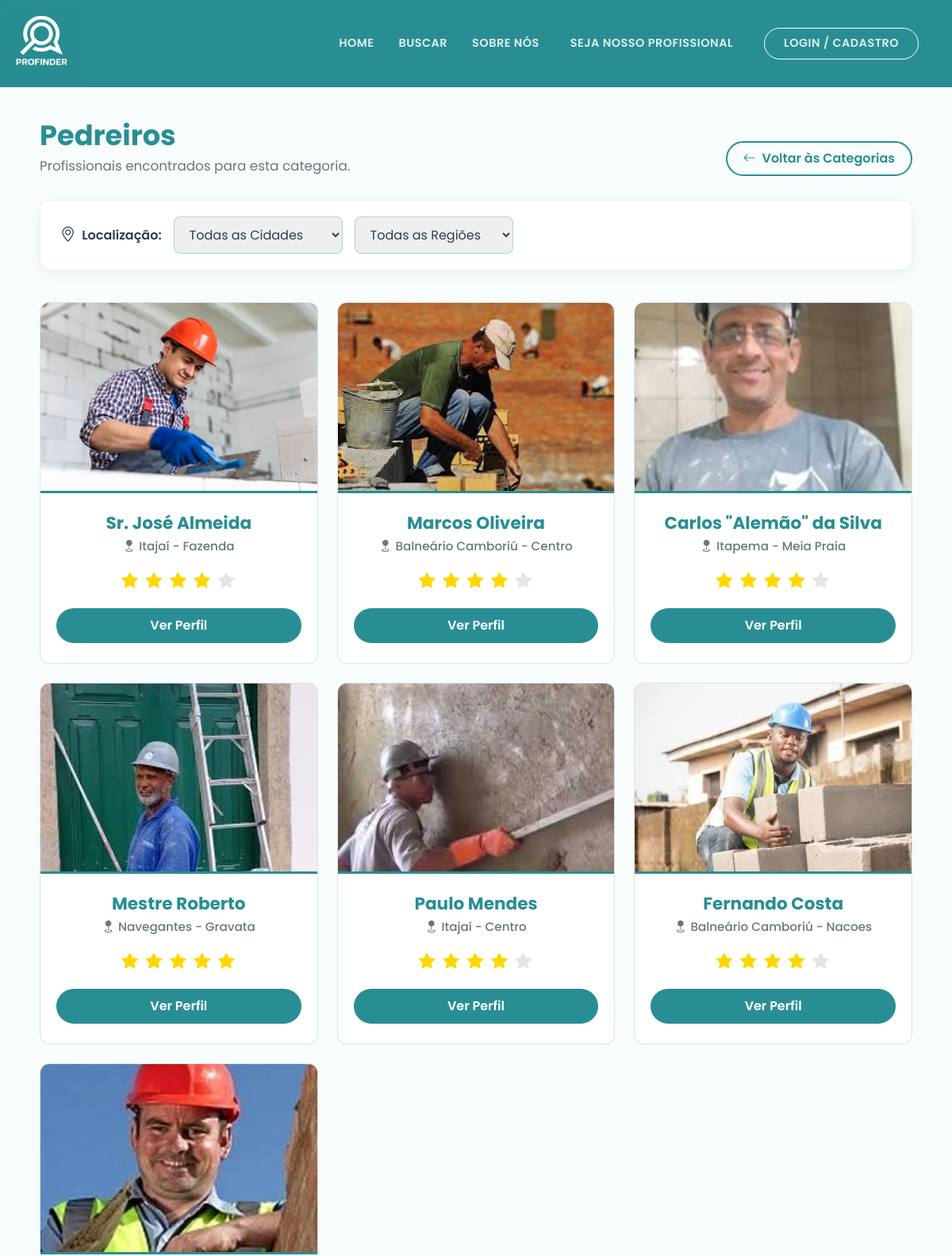
Before: /busca-profissionais/Pedreiro (upper part) with the older database file.
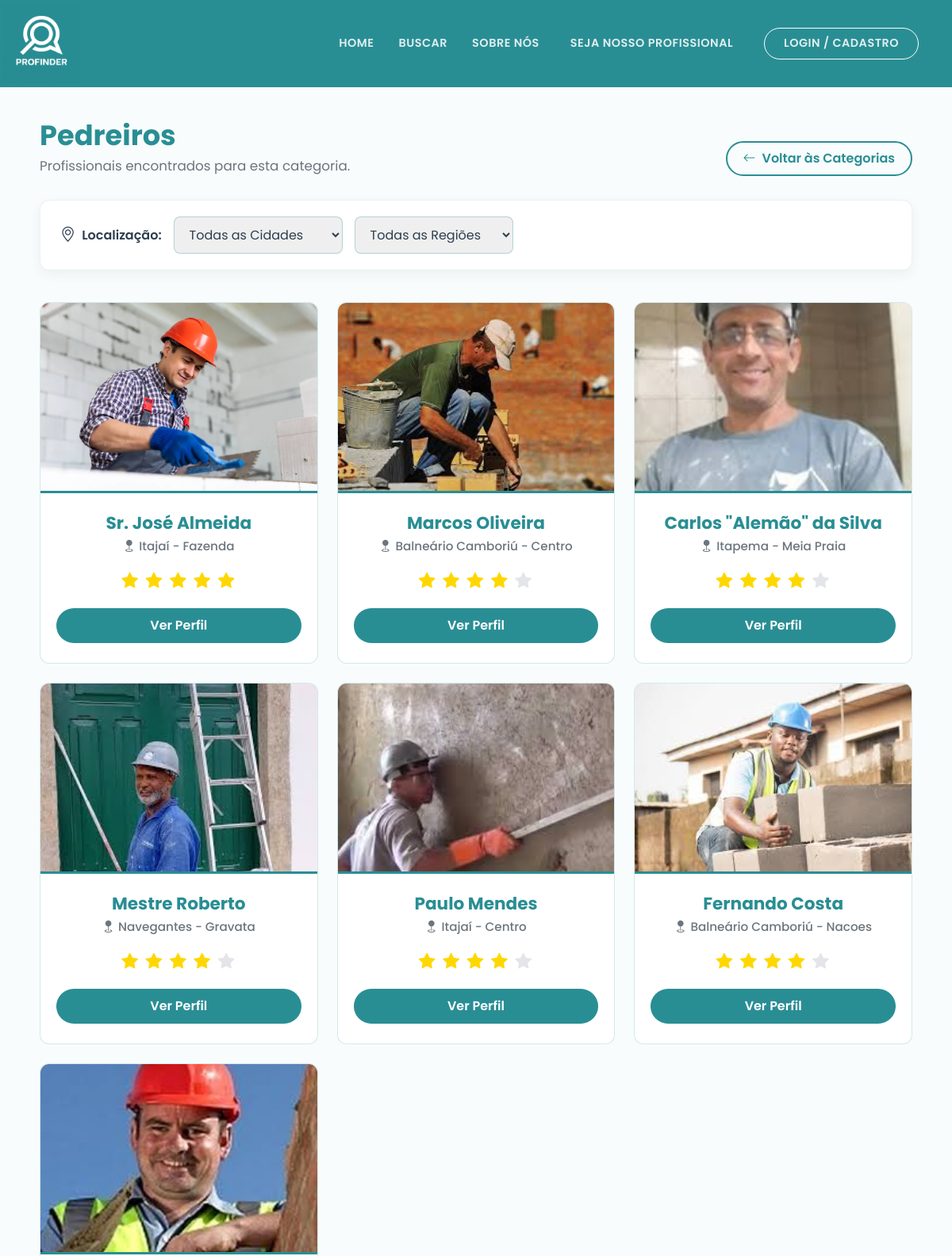
After: the same page with the newer database file.
### app.py (models this page shows, shortened)
class Profissional(db.Model, UserMixin):
    id = db.Column(db.Integer, primary_key=True)
    nome = db.Column(db.String(100), nullable=False)
    cpf = db.Column(db.String(11), unique=True, nullable=False)
    email = db.Column(db.String(120), unique=True, nullable=False)
    senha = db.Column(db.String(128), nullable=False)
    telefone = db.Column(db.String(20), nullable=True)
    profissao = db.Column(db.String(50), nullable=False)
    cidade = db.Column(db.String(100), nullable=False)
    regiao = db.Column(db.String(100), nullable=False)
    endereco_fixo = db.Column(db.String(255), nullable=True)
    descricao = db.Column(db.Text, nullable=True)
    avaliacao = db.Column(db.Float, default=5.0)
    foto = db.Column(db.String(255), default='https://cdn-icons-png.flaticon.com/512/3135/3135715.png')
    tipo_conta = db.Column(db.String(20), default='profissional')
    trabalhos = db.relationship('Portfolio', backref='profissional', lazy=True, cascade='all, delete-orphan')
    solicitacoes_recebidas = db.relationship('SolicitacaoServico', backref='profissional_solicitado', lazy=True, cascade='all, delete-orphan')

### app.py (the view)
@app.route('/busca-profissionais/<categoria>')
def busca_profissionais(categoria):
    profissionais_encontrados = Profissional.query.filter_by(profissao=categoria).all()
    return render_template('busca_profissionais.html', profissionais=profissionais_encontrados, categoria=categoria)

### app/templates/busca_profissionais.html (shortened to what the changed rows need)
<!DOCTYPE html>
<html lang="pt-BR">
<head>
    <link href="https://cdn.jsdelivr.net/npm/bootstrap@5.3.2/dist/css/bootstrap.min.css" rel="stylesheet">
    <link rel="stylesheet" href="https://cdn.jsdelivr.net/npm/bootstrap-icons@1.11.1/font/bootstrap-icons.css">
</head>
<body>
    <main class="container main-container">
        {% set plurais = {
        'Pedreiro': 'Pedreiros',
        'Pintor': 'Pintores',
        'Eletricista': 'Eletricistas',
        'Encanador': 'Encanadores',
        'Diarista': 'Diaristas',
        'Montador de Móveis': 'Montadores de Móveis',
        'Jardineiro': 'Jardineiros',
        'Carpinteiro': 'Carpinteiros',
        'Mecânico': 'Mecânicos',
        'Técnico de Informática': 'Técnicos de Informática'
        } %}
        {% set titulo_plural = plurais.get(categoria, categoria ~ 's') %}
        <div class="cabecalho-busca">
            <div>
                <h1 class="titulo-resultados">{{ titulo_plural }}</h1>
            </div>
        </div>
        <div class="row row-cols-1 row-cols-md-2 row-cols-lg-3 g-4">
            {% if profissionais %}
            {% for pro in profissionais %}
            <div class="col card-item-pro" data-cidade="{{ pro.cidade }}" data-regiao="{{ pro.regiao }}">
                <div class="card-profissional">
                    <div class="foto-container">
                        <img src="{{ pro.foto }}" alt="Foto de {{ pro.nome }}">
                    </div>
                    <div class="card-body-custom">
                        <h3 class="nome-profissional">{{ pro.nome }}</h3>
                        <p class="localizacao-profissional">
                            <i class="bi bi-geo-fill"></i>
                            {% if pro.regiao == 'todas' %}
                            {{ pro.cidade }} (Toda a região)
                            {% else %}
                            {{ pro.cidade }} - {{ pro.regiao.replace('_', ' ').title() }}
                            {% endif %}
                        </p>
                        <div class="estrelas">
                            {% for i in range(5) %}
                            {% if i < pro.avaliacao|int %} <i class="bi bi-star-fill"></i>
                                {% else %}
                                <i class="bi bi-star-fill estrela-vazia"></i>
                                {% endif %}
                                {% endfor %}
                        </div>
                        <a href="{{ url_for('perfil', id=pro.id) }}" class="btn-perfil">Ver Perfil</a>
                    </div>
                </div>
            </div>
            {% endfor %}
            {% endif %}
        </div>
    </main>
</body>
</html>

Changed rows visible on the page:
changed Profissional "Sr. José Almeida": avaliacao 4.9 → 5 (drawn)
changed Profissional "Mestre Roberto": avaliacao 5 → 4.7 (drawn)
